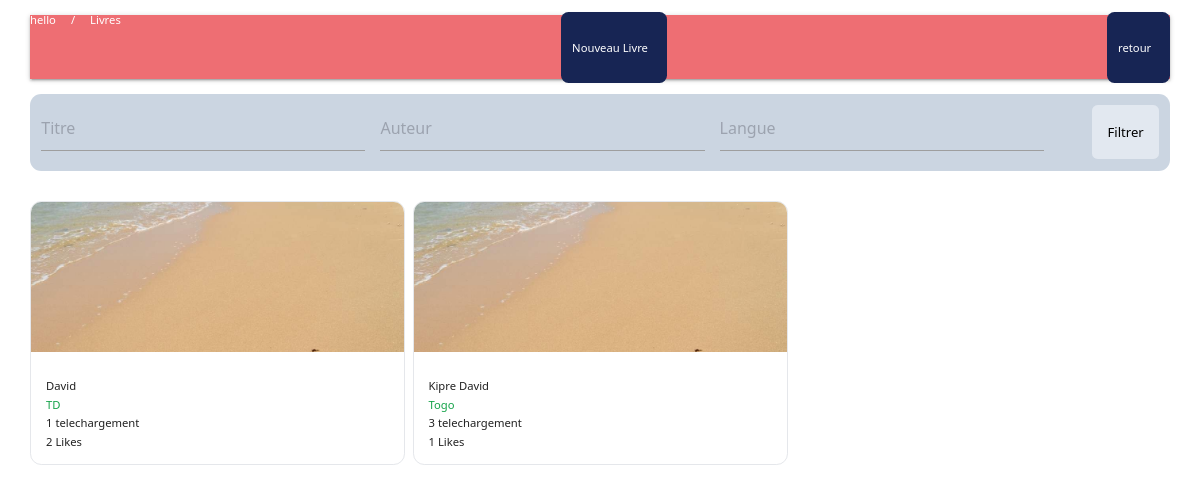
The app's page /archive/ (signed in) with its own data.
### Archive/models.py (models this page shows)
class Archive(models.Model):
    titre = models.CharField(max_length=255)
    publicateur = models.CharField(max_length=255)
    ecole = models.CharField(max_length=255)
    matiere = models.CharField(max_length=255)
    examen = models.CharField(max_length=255)
    pays = models.CharField(max_length=255)
    niveau = models.CharField(max_length=255)
    fichier = models.FileField(upload_to='archive_files/')
    archive_likes = models.ManyToManyField(User, related_name='archive_like', default="None", blank="True")
    archive_like_count = models.BigIntegerField(default='0')
    download_count = models.PositiveIntegerField(default=0)
    def number_like(self):
        return self.archive_likes.count()

### Archive/views.py (the view)
# urls.py: path('', liste_archive, name='liste_archive'),
@login_required
def liste_archive(request):
    archive = Archive.objects.all()
    return render(request, 'archive/liste_archive.html', {'archive': archive})

### templates/archive/liste_archive.html (shortened to what this page needs)
{% extends 'base/base.html' %}
{% load static %}
{% block content %}
<div class="px-8 pb-8 w-full max-w-[1350px] mx-auto">
    <nav
      class="mx-auto my-4 flex flex-row justify-between items-center gap-4 text-xs w-full max-w-[1350px]"
    >
      <div class="flex gap-4">
        <a
          class="hover:text-green-300 transition ease-in duration-300"
          href=""
          >
          hello<i class="fa-solid fa-house"></i>
        </a>
        /
        <a
          class="hover:text-green-400 transition ease-in duration-300"
          href=""
          >Livres</a
        >
      </div>
      <a
        href=""
        class="px-3 py-2 bg-blue-950 text-xs text-white hover:text-green-300 flex items-center rounded-lg transition duration-300 ease-in"
        >Nouveau Livre</a>
      <a href="{% url 'home' %}" class="px-3 py-2 bg-blue-950 text-xs text-white hover:text-green-300 flex items-center rounded-lg transition duration-300 ease-in">retour</a>
    </nav>
    <section id="books" class="w-full flex flex-col xl:flex-row gap-8 text-left">
      <div class="text-sm flex flex-col xl:w-[300px] gap-3 xl:fixed z-30">
        <form
          action=""
          class="p-3 w-full bg-slate-300 rounded-xl flex xl:flex-col gap-4"
        >
          <input
            placeholder="Titre"
            name="query"
            type="text"
            class="px-4 py-2 rounded-md text-sm focus:bg-sky-100 w-full"
          />
          <input
            placeholder="Auteur"
            name="query"
            type="text"
            class="px-4 py-2 rounded-md text-sm focus:bg-sky-100 w-full"
          />
          <input
            placeholder="Langue"
            name="query"
            type="text"
            class="px-4 py-2 rounded-md text-sm focus:bg-sky-100 w-full"
          />
          <div class="flex gap-3">
            <a
              href=""
              class="px-3 py-2 rounded-lg text-sm text-black hover:text-white hover:bg-blue-950 transition duration-300 ease-in"
            >
            </a>
            <button
              class="px-4 py-2 w-full bg-slate-200 text-black hover:bg-green-200 rounded-md transition duration-300 ease-in"
              type="submit"
            >
              Filtrer
            </button>
          </div>
        </form>
      </div>
      <div class="xl:ml-80 w-full mx-auto">
        {% if not archive %}
        <div class="p-20 bg-white w-fit rounded-md flex-col text-center text-black m-auto">
          <i class="fa-solid fa-book text-blue-950 text-7xl"></i>
          <p class="mt-2 p-2 rounded-md text-md text-center">
            Aucune Archive disponible
          </p>
        </div>
        {% else %}
        <div class="grid grid-cols-1 md:grid-cols-2 lg:grid-cols-3 gap-2">
        {% for arch in archive %}
          {% include 'archive/archive_card.html' %}
        {% endfor %}
        </div>
        {% endif %}
      </div>
    </section>
  </div>
{% endblock %}

### templates/archive/archive_card.html (shortened to what this page needs)
{% load static %}
<div
  class="relative flex flex-col bg-white border hover:shadow-md rounded-xl transition duration-300 ease-in-out overflow-hidden group"
>
  <a href="{% url 'archive:detail_archive' archive_id=arch.id  %}">
    <div class="w-full max-h-40 overflow-hidden text-center">
      <img
        class="w-full h-40 object-cover transition duration-500 group-hover:scale-110"
        src="{% static 'img/entrefemme.jpg' %}"
        alt="image"
      />
    </div>
    <div class="mt-2 p-4 flex flex-col gap-1 justify-between">
      <p class="text-xs">{{arch.publicateur|title}}</p>
      <span class="text-xs text-green-600">{{arch.pays}}</span>
      <span class="text-xs">
        {{ arch.download_count }} telechargement
      </span>
      <span class="text-xs">
        <span>{{ arch.number_like }}</span> Likes
         <br>
      </span>
    </div>
  </a>
</div>

### records on screen
Archive: publicateur "David", pays "TD", download_count "1", number_like "2"
Archive: publicateur "Kipre David", pays "Togo", download_count "3", number_like "1"
